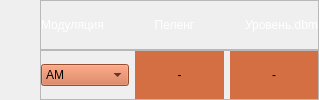
             <widget class="QWidget" name="widget_9" native="true">
              <property name="styleSheet">
               <string notr="true"/>
              </property>
              <layout class="QGridLayout" name="gridLayout_5">
               <property name="leftMargin">
                <number>0</number>
               </property>
               <property name="topMargin">
                <number>0</number>
               </property>
               <property name="rightMargin">
                <number>0</number>
               </property>
               <property name="bottomMargin">
                <number>0</number>
               </property>
               <property name="spacing">
                <number>0</number>
               </property>
               <item row="1" column="1">
                <widget class="QFrame" name="frame_29">
                 <property name="frameShape">
                  <enum>QFrame::StyledPanel</enum>
                 </property>
                 <property name="frameShadow">
                  <enum>QFrame::Plain</enum>
                 </property>
                 <layout class="QHBoxLayout" name="horizontalLayout_17">
                  <property name="leftMargin">
                   <number>0</number>
                  </property>
                  <property name="topMargin">
                   <number>0</number>
                  </property>
                  <property name="rightMargin">
                   <number>0</number>
                  </property>
                  <property name="bottomMargin">
                   <number>0</number>
                  </property>
                  <item>
                   <widget class="QComboBox" name="cb_mod">
                    <property name="cursor">
                     <cursorShape>PointingHandCursor</cursorShape>
                    </property>
                    <property name="styleSheet">
                     <string notr="true">background-color: rgb(212, 111, 68)</string>
                    </property>
                    <item>
                     <property name="text">
                      <string>АМ</string>
                     </property>
                    </item>
                    <item>
                     <property name="text">
                      <string>ОМ</string>
                     </property>
                    </item>
                    <item>
                     <property name="text">
                      <string>ЧМ</string>
                     </property>
                    </item>
                    <item>
                     <property name="text">
                      <string>ЧМн</string>
                     </property>
                    </item>
                    <item>
                     <property name="text">
                      <string>ФМн</string>
                     </property>
                    </item>
                   </widget>
                  </item>
                  <item>
                   <widget class="QLabel" name="lbl_peleng">
                    <property name="styleSheet">
                     <string notr="true">background-color: rgb(212, 111, 68)</string>
                    </property>
                    <property name="text">
                     <string>-</string>
                    </property>
                    <property name="alignment">
                     <set>Qt::AlignCenter</set>
                    </property>
                   </widget>
                  </item>
                  <item>
                   <widget class="QLabel" name="lbl_peleng_2">
                    <property name="styleSheet">
                     <string notr="true">background-color: rgb(212, 111, 68)</string>
                    </property>
                    <property name="text">
                     <string>-</string>
                    </property>
                    <property name="alignment">
                     <set>Qt::AlignCenter</set>
                    </property>
                   </widget>
                  </item>
                 </layout>
                </widget>
               </item>
               <item row="0" column="1">
                <widget class="QFrame" name="frame_30">
                 <property name="frameShape">
                  <enum>QFrame::StyledPanel</enum>
                 </property>
                 <property name="frameShadow">
                  <enum>QFrame::Plain</enum>
                 </property>
                 <layout class="QHBoxLayout" name="horizontalLayout_18">
                  <property name="spacing">
                   <number>10</number>
                  </property>
                  <property name="leftMargin">
                   <number>0</number>
                  </property>
                  <property name="topMargin">
                   <number>0</number>
                  </property>
                  <property name="rightMargin">
                   <number>0</number>
                  </property>
                  <property name="bottomMargin">
                   <number>0</number>
                  </property>
                  <item>
                   <widget class="QLabel" name="lbl_42">
                    <property name="styleSheet">
                     <string notr="true">color: rgb(255, 255, 255);
font: 9pt &quot;MS Shell Dlg 2&quot;;</string>
                    </property>
                    <property name="text">
                     <string>Модуляция</string>
                    </property>
                    <property name="alignment">
                     <set>Qt::AlignCenter</set>
                    </property>
                   </widget>
                  </item>
                  <item>
                   <spacer name="horizontalSpacer_4">
                    <property name="orientation">
                     <enum>Qt::Horizontal</enum>
                    </property>
                    <property name="sizeHint" stdset="0">
                     <size>
                      <width>40</width>
                      <height>20</height>
                     </size>
                    </property>
                   </spacer>
                  </item>
                  <item>
                   <widget class="QLabel" name="lbl_16">
                    <property name="styleSheet">
                     <string notr="true">color: rgb(255, 255, 255);
font: 9pt &quot;MS Shell Dlg 2&quot;;</string>
                    </property>
                    <property name="text">
                     <string>Пеленг</string>
                    </property>
                    <property name="alignment">
                     <set>Qt::AlignCenter</set>
                    </property>
                   </widget>
                  </item>
                  <item>
                   <spacer name="horizontalSpacer_5">
                    <property name="orientation">
                     <enum>Qt::Horizontal</enum>
                    </property>
                    <property name="sizeHint" stdset="0">
                     <size>
                      <width>40</width>
                      <height>20</height>
                     </size>
                    </property>
                   </spacer>
                  </item>
                  <item>
                   <widget class="QLabel" name="lbl_43">
                    <property name="styleSheet">
                     <string notr="true">color: rgb(255, 255, 255);
font: 9pt &quot;MS Shell Dlg 2&quot;;</string>
                    </property>
                    <property name="text">
                     <string>Уровень.dbm</string>
                    </property>
                    <property name="alignment">
                     <set>Qt::AlignCenter</set>
                    </property>
                   </widget>
                  </item>
                 </layout>
                </widget>
               </item>
               <item row="1" column="0">
                <spacer name="horizontalSpacer_3">
                 <property name="orientation">
                  <enum>Qt::Horizontal</enum>
                 </property>
                 <property name="sizeHint" stdset="0">
                  <size>
                   <width>40</width>
                   <height>20</height>
                  </size>
                 </property>
                </spacer>
               </item>
              </layout>
             </widget>
